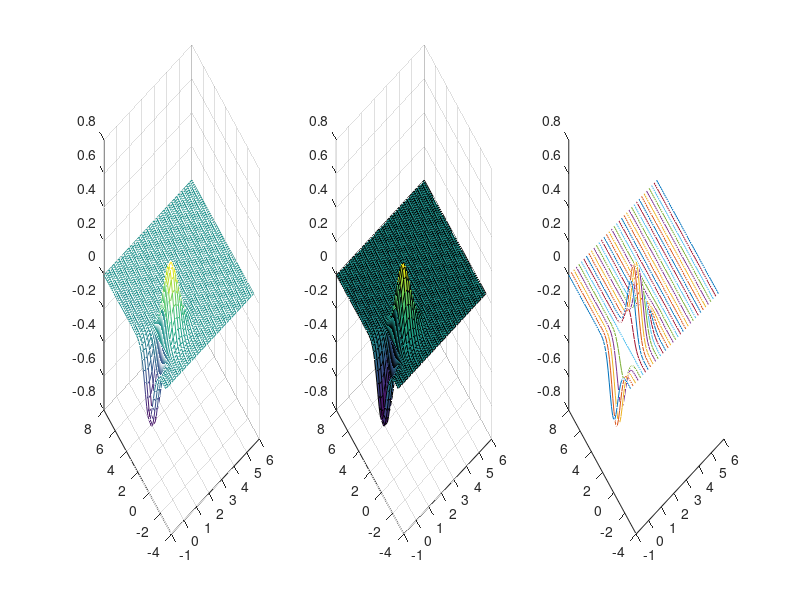

The MATLAB script that drew this image:
clear;
clc;
x=[-1:0.2:6];
y=[-3:0.2:8]';
[X,Y]=meshgrid(x,y);
Z=X.*exp(-(X.^2+Y.^2));
subplot(1,3,1);
mesh(X,Y,Z);

subplot(1,3,2);
surf(X,Y,Z);

subplot(1,3,3);
plot3(X,Y,Z);